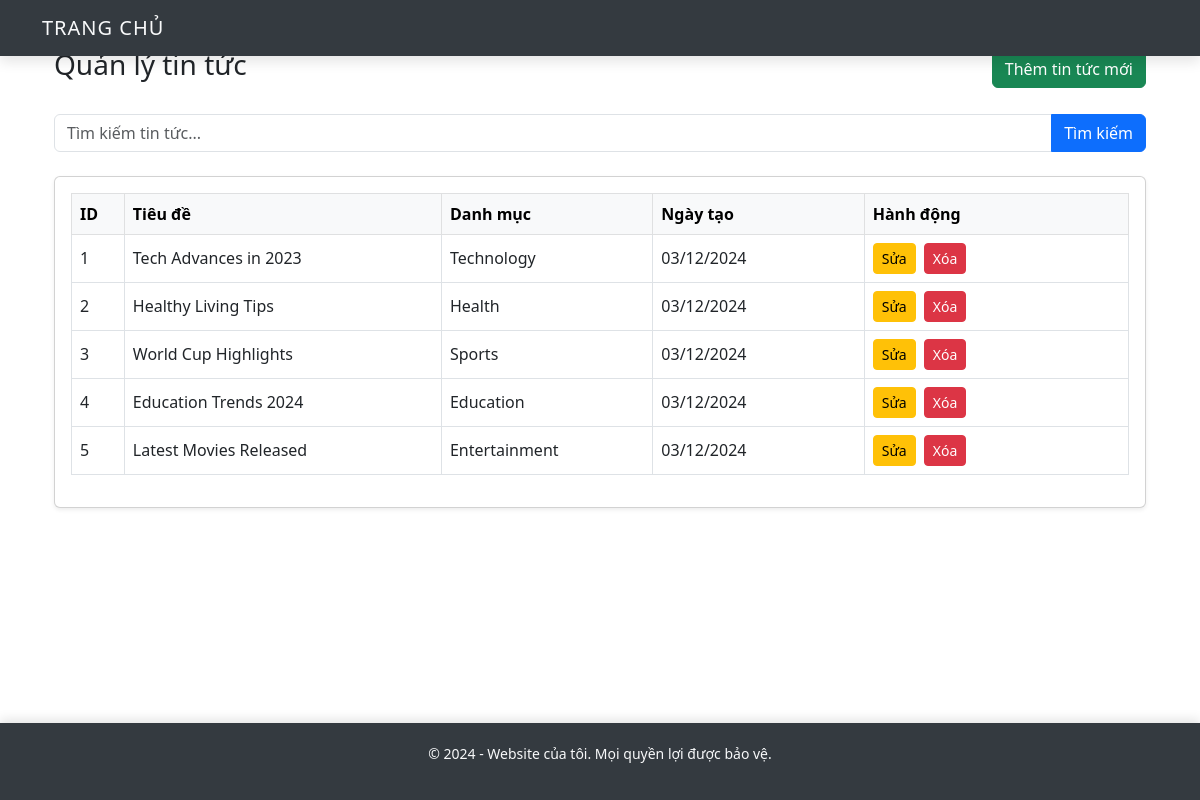
Screenshot of /index.php?controller=admin&action=manageNews (signed in) with the database file from the repository.
### tables this page shows
CREATE TABLE `news` (
  `id` int(11) NOT NULL,
  `title` varchar(255) DEFAULT NULL,
  `content` text DEFAULT NULL,
  `image` varchar(255) DEFAULT NULL,
  `created_at` datetime DEFAULT NULL,
  `category_id` int(11) DEFAULT NULL
);

CREATE TABLE `categories` (
  `id` int(11) NOT NULL,
  `name` varchar(255) DEFAULT NULL
);

### controllers/AdminController.php (called while the page is built, shortened)
<?php
class AdminController {
    public function manageNews()
    {
        include 'C:\xampp\htdocs\tlunews\views\admin\new\index.php';
    }
}

### models/News.php (called while the page is built, shortened)
<?php
class News {
    public static function getAll() {
        $db = Database::connect();
        $stmt = $db->query("SELECT * FROM news");
        return $stmt->fetchAll(PDO::FETCH_ASSOC);
    }
}

### models/Category.php (called while the page is built, shortened)
<?php
class Category {
    public static function getById($id) {
        $db = Database::connect();
        $stmt = $db->prepare("SELECT * FROM categories WHERE id = ?");
        $stmt->execute([$id]);
        return $stmt->fetch(PDO::FETCH_ASSOC);
    }
}

### views/admin/new/index.php (the view, shortened to what this page needs)
<?php
require_once 'C:\Users\minhc\OneDrive\Tài liệu\GitHub\Nhom16_CNWEB\tlunews\models\News.php';
require_once 'C:\Users\minhc\OneDrive\Tài liệu\GitHub\Nhom16_CNWEB\tlunews\models\Category.php';
$searchTerm = isset($_GET['search']) ? htmlspecialchars($_GET['search']) : '';
if ($searchTerm) {
    $newsList = News::search($searchTerm);
} else {
    $newsList = News::getAll();
}
?>
<!DOCTYPE html>
<html lang="en">
<head>
    <link href="https://cdn.jsdelivr.net/npm/bootstrap@5.3.0-alpha1/dist/css/bootstrap.min.css" rel="stylesheet">
</head>
<body>
    <div class="container mt-5">
        <div class="d-flex justify-content-between align-items-center mb-4">
            <h1 class="h3">Quản lý tin tức</h1>
            <a href="../../../../tlunews/views/admin/new/add.php" class="btn btn-success">Thêm tin tức mới</a>
        </div>
        <form action="index.php" method="get" class="mb-4">
            <div class="input-group">
                <input type="text" name="search" class="form-control" placeholder="Tìm kiếm tin tức..." value="<?= isset($_GET['search']) ? htmlspecialchars($_GET['search']) : '' ?>">
                <button class="btn btn-primary" type="submit">Tìm kiếm</button>
            </div>
        </form>
        <div class="card shadow-sm">
            <div class="card-body">
                <?php if (count($newsList) > 0): ?>
                <table class="table table-bordered table-hover align-middle">
                    <thead class="table-light">
                        <tr>
                            <th style="width: 5%;">ID</th>
                            <th style="width: 30%;">Tiêu đề</th>
                            <th style="width: 20%;">Danh mục</th>
                            <th style="width: 20%;">Ngày tạo</th>
                            <th style="width: 25%;">Hành động</th>
                        </tr>
                    </thead>
                    <tbody>
                        <?php foreach ($newsList as $news): ?>
                        <tr>
                            <td><?= $news['id'] ?></td>
                            <td><?= htmlspecialchars($news['title']) ?></td>
                            <td><?= htmlspecialchars(Category::getById($news['category_id'])['name']) ?></td>
                            <td><?= date("d/m/Y", strtotime($news['created_at'])) ?></td>
                            <td>
                                <div class="d-flex gap-2">
                                    <a href="../../../../tlunews/views/admin/new/edit.php?id=<?= $news['id'] ?>" class="btn btn-warning btn-sm">Sửa</a>
                                    <form action="../../../../tlunews/views/admin/new/delete.php" method="post" class="d-inline-block">
                                        <button type="submit" class="btn btn-danger btn-sm"
                                            onclick="return confirm('Bạn có chắc muốn xóa tin tức này không?')">Xóa</button>
                                    </form>
                                </div>
                            </td>
                        </tr>
                        <?php endforeach; ?>
                    </tbody>
                </table>
                <?php else: ?>
                <p class="text-center text-muted">Không có tin tức nào để hiển thị.</p>
                <?php endif; ?>
            </div>
        </div>
    </div>
</body>
</html>

### index.php (style rules this page uses)
body { font-family: 'Roboto', sans-serif; background: #fafafa; color: #333; line-height: 1.6; }
.card { border-radius: 10px; box-shadow: 0 10px 20px rgba(0, 0, 0, 0.1); background-color: #fff; transition: transform 0.3s ease, box-shadow 0.3s ease, opacity 0.3s ease; }
.card-body { padding: 40px; font-size: 16px; color: #555; }

### rows the page displays
news: id "1", title "Tech Advances in 2023", category.name "Technology", created_at "03/12/2024"
news: id "2", title "Healthy Living Tips", category.name "Health", created_at "03/12/2024"
news: id "3", title "World Cup Highlights", category.name "Sports", created_at "03/12/2024"
news: id "4", title "Education Trends 2024", category.name "Education", created_at "03/12/2024"
news: id "5", title "Latest Movies Released", category.name "Entertainment", created_at "03/12/2024"
